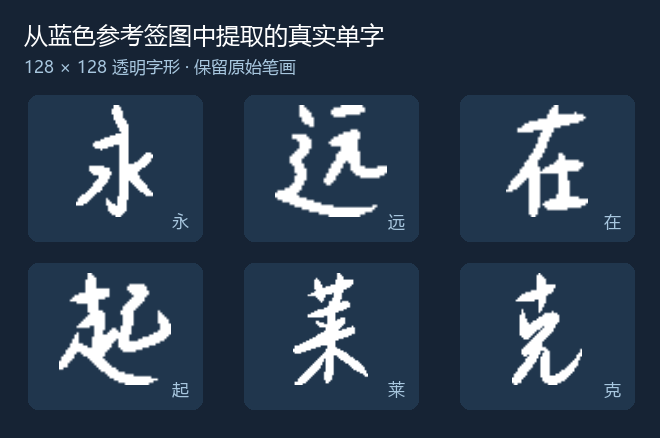
#> input picture assets/examples/extracted-training-glyphs.png, 660 x 438 px
$ python -i run_tests.py   (imports and definitions only)
#> lines starting #> are read from the running program, lines starting #| are printed output that depends on the picture; after the words box and inside, x2 and y2 are one past the last pixel; in counts of white or black regions, pixels touching at a corner belong together
# -*- coding: utf-8 -*-
"""S02 charprep 反例测试（纯 CPU，.venv/Scripts/python.exe，无 torch 依赖）。

夹具来源（receipt 登记）：
(a) 程序合成 alpha 字块：fonts/presets/Mengshen-Handwritten.ttf（应用预置字体）渲染
    星(U+661F)/河(U+6CB3) 后脚本拼装——不触 materials/ B10、B7/B9 SEALED。
(b) 历史研究资产 artifacts/style-font/glyph_rebuild/clean/*.png 仅另用（只读，S04 ref 用），
    本测试不依赖。

覆盖反例（卡 S02 风险列）：
 T1 双字相连"星河"拆两个          T5 重复缩放幂等（不变细）
 T2 全透明块拒                    T6 bbox 跨坐标系/越界拒绝
 T3 整白块拒                      T7 码点不一致/组合码点/变体选择子拒绝
 T4 RGB 极性（深字浅底/浅字深底）  T8 空 manifest 拒导出
                                  T9 owner_confirmed 只能显式写入（--confirm-by 通道）

运行：.venv/Scripts/python.exe -X utf8 engine/style/charprep/tests/run_tests.py
退出码：0 全过；1 有失败。收据：tests/receipts/charprep-tests-<stamp>.json
"""
from __future__ import annotations

import io
import json
import sys
import tempfile
import time
import unittest
from pathlib import Path

PROJ = Path(__file__).resolve().parents[4]
sys.path.insert(0, str(PROJ))

from PIL import Image, ImageDraw, ImageFont  # noqa: E402

from engine.style.charprep.manifest import (  # noqa: E402
    Manifest, ManifestError, REVIEW_CANDIDATE)
from engine.style.charprep.normalize import (  # noqa: E402
    NormalizeError, normalize, sha256_image)
from engine.style.charprep.split import split_block  # noqa: E402

FONT_PATH = PROJ / "fonts" / "presets" / "Mengshen-Handwritten.ttf"
FIXTURE_SRC = "script-synthesized from fonts/presets/Mengshen-Handwritten.ttf (app preset, non-B10/B7/B9)"


# [7 lines left out: function render_char, not called in this run]


def crop_ink(img: Image.Image) -> Image.Image:
    a = img.convert("L").point(lambda v: 255 if v < 128 else 0)
    return img.crop(a.getbbox())


# [15 lines left out: functions paste_block, norm_png_bytes, not called in this run]


class CharPrepTests(unittest.TestCase):
    def setUp(self):
        self.tmp = Path(tempfile.mkdtemp(prefix="charprep-test-"))

    # T1 双字相连
    # [156 lines left out: functions test_t1_split_two_connected_chars, test_t2_fully_transparent_rejected, test_t3_fully_white_rejected, test_t4_rgb_polarity_consistent, test_t5_normalize_idempotent, test_t6_bbox_cross_coordinate_rejected and 4 more, not called in this run]


# [2 lines not run here, left out]

>>> from PIL import Image
>>> picture = Image.open('../../../../assets/examples/extracted-training-glyphs.png')
#> picture is the input picture: PIL image 660x438 RGB; mean R, G, B 44.9, 61.2, 79.8
>>> result = crop_ink(picture)
#> in crop_ink, `a = img.convert("L").point(lambda v: 255 if v < 128 else 0)`:
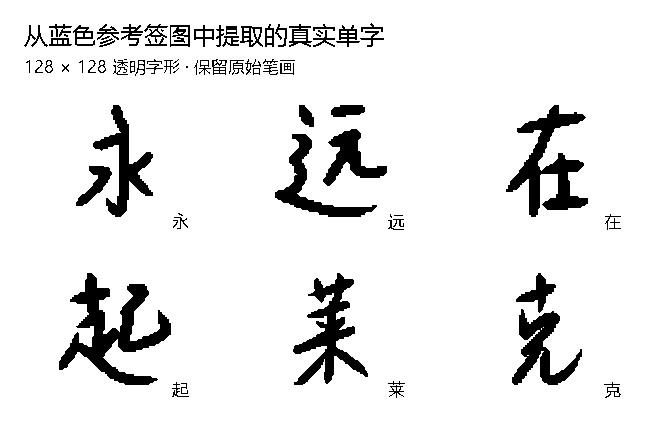
#> a: PIL image 660x438 L; 91.6% white; 86 black regions (20 under 20 px), largest, box (x1, y1, x2, y2) and area: (59, 273, 171, 385) 4355, (506, 105, 588, 217) 3344, (293, 273, 368, 385) 2937
